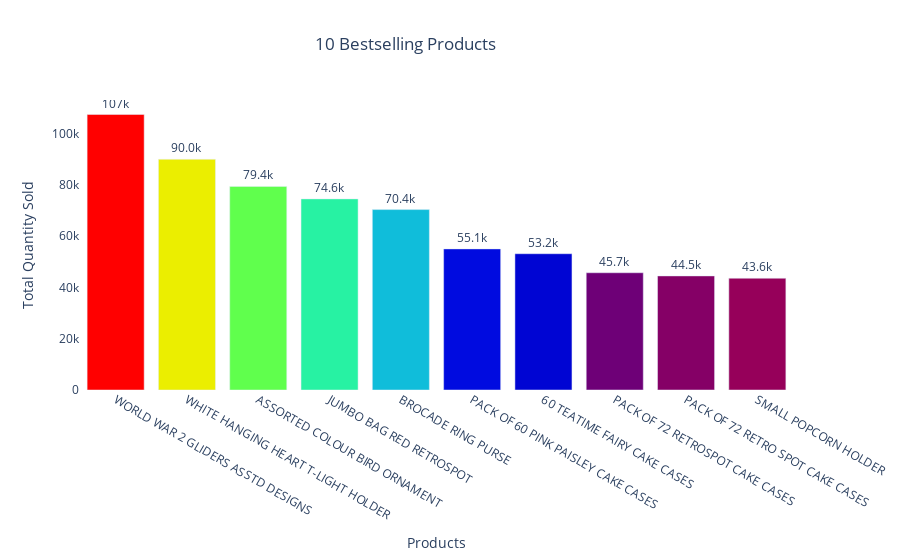

Notebook cell for this chart:
### Code cell
fig = go.Figure(data=[
    go.Bar(name='10 Bestselling Products', 
           x=retail_products_desc['Description'].astype(str), 
           y=retail_products_desc['Quantity'],
           marker_opacity=1,
           marker={'color': retail_products_desc['Quantity'],
                   'colorscale': 'Rainbow'})
    ])

fig.update_traces(texttemplate='%{y:.3s}', textposition='outside')
fig.update_layout(barmode='group', showlegend=False)

fig.update_layout(title='10 Bestselling Products',
                  title_x=0.45,
                  xaxis_title="Products",
                  yaxis_title="Total Quantity Sold",
                  plot_bgcolor='white')
fig.show()

### Figure 1 — Plotly figure (JSON) as saved in the notebook; plotly's stock layout.template omitted (floating-point values rounded to 4 significant figures)
{"data": [{"marker": {"color": [107489, 90008, 79434, 74564, 70390, 55051, 53169, 45742, 44507, 43602], "colorscale": [[0, "rgb(150,0,90)"], [0.125, "rgb(0,0,200)"], [0.25, "rgb(0,25,255)"], [0.375, "rgb(0,152,255)"], [0.5, "rgb(44,255,150)"], [0.625, "rgb(151,255,0)"], [0.75, "rgb(255,234,0)"], [0.875, "rgb(255,111,0)"], [1, "rgb(255,0,0)"]], "opacity": 1}, "name": "10 Bestselling Products", "textposition": "outside", "texttemplate": "%{y:.3s}", "type": "bar", "x": ["WORLD WAR 2 GLIDERS ASSTD DESIGNS", "WHITE HANGING HEART T-LIGHT HOLDER", "ASSORTED COLOUR BIRD ORNAMENT", "JUMBO BAG RED RETROSPOT", "BROCADE RING PURSE ", "PACK OF 60 PINK PAISLEY CAKE CASES", "60 TEATIME FAIRY CAKE CASES", "PACK OF 72 RETROSPOT CAKE CASES", "PACK OF 72 RETRO SPOT CAKE CASES", "SMALL POPCORN HOLDER"], "y": [107489, 90008, 79434, 74564, 70390, 55051, 53169, 45742, 44507, 43602]}], "layout": {"barmode": "group", "plot_bgcolor": "white", "showlegend": false, "title": {"text": "10 Bestselling Products", "x": 0.45}, "xaxis": {"title": {"text": "Products"}}, "yaxis": {"title": {"text": "Total Quantity Sold"}}}}
